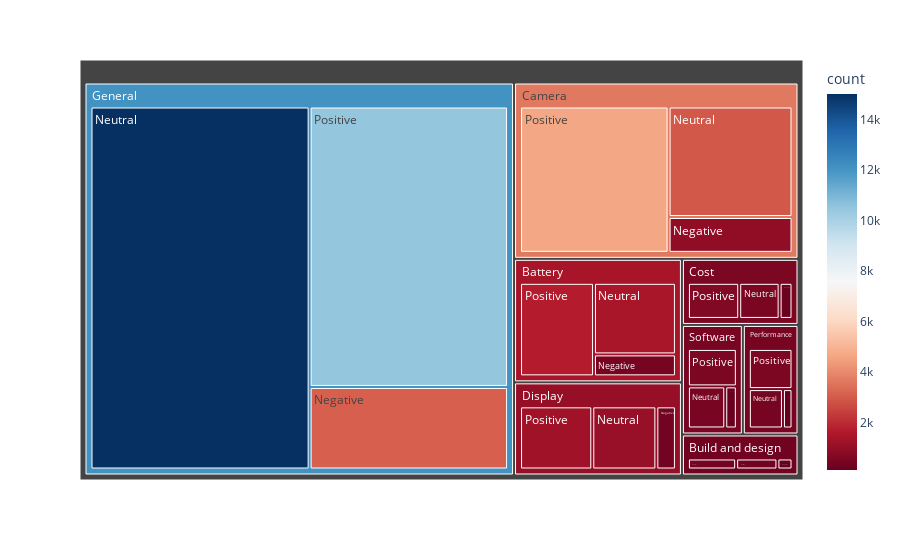

The notebook cell saved with this chart:
### Code cell
# Create a DataFrame for Category distribution
category_distribution = year_2022_df['Category'].value_counts().reset_index()
category_distribution.columns = ['Category', 'count']

# Create a DataFrame for Sentiment Label distribution
sentiment_distribution = year_2022_df.groupby(['Category', 'Sentiment Label']).size().reset_index(name='count')

# Create the TreeMap
fig = px.treemap(sentiment_distribution, 
                 path=['Category', 'Sentiment Label'], 
                 values='count', 
                 color_continuous_scale='RdBu',
                 color='count',
                 hover_data=['Category', 'Sentiment Label', 'count'])

fig.show()

### Figure 1 — Plotly figure (JSON) as saved in the notebook; plotly's stock layout.template omitted (floating-point values rounded to 4 significant figures)
{"data": [{"branchvalues": "total", "customdata": [["Battery", "Negative", 434, 434], ["Build and design", "Negative", 117, 117], ["Camera", "Negative", 947, 947], ["Cost", "Negative", 161, 161], ["Display", "Negative", 333, 333], ["General", "Negative", 3094, 3094], ["Performance", "Negative", 112, 112], ["Software", "Negative", 142, 142], ["Battery", "Neutral", 1415, 1415], ["Build and design", "Neutral", 374, 374], ["Camera", "Neutral", 2922, 2922], ["Cost", "Neutral", 505, 505], ["Display", "Neutral", 1090, 1090], ["General", "Neutral", 15026, 15026], ["Performance", "Neutral", 400, 400], ["Software", "Neutral", 457, 457], ["Battery", "Positive", 1668, 1668], ["Build and design", "Positive", 320, 320], ["Camera", "Positive", 4638, 4638], ["Cost", "Positive", 641, 641], ["Display", "Positive", 1229, 1229], ["General", "Positive", 10512, 10512], ["Performance", "Positive", 522, 522], ["Software", "Positive", 533, 533], ["Battery", "(?)", 1414.0, 1414.0], ["Build and design", "(?)", 315.6, 315.6], ["Camera", "(?)", 3638.0, 3638.0], ["Cost", "(?)", 529.3, 529.3], ["Display", "(?)", 1059.0, 1059.0], ["General", "(?)", 12080.0, 12080.0], ["Performance", "(?)", 430.4, 430.4], ["Software", "(?)", 453.3, 453.3]], "domain": {"x": [0, 1], "y": [0, 1]}, "hovertemplate": "labels=%{label}<br>count_sum=%{value}<br>parent=%{parent}<br>id=%{id}<br>Category=%{customdata[0]}<br>Sentiment Label=%{customdata[1]}<br>count=%{color}<extra></extra>", "ids": ["Battery/Negative", "Build and design/Negative", "Camera/Negative", "Cost/Negative", "Display/Negative", "General/Negative", "Performance/Negative", "Software/Negative", "Battery/Neutral", "Build and design/Neutral", "Camera/Neutral", "Cost/Neutral", "Display/Neutral", "General/Neutral", "Performance/Neutral", "Software/Neutral", "Battery/Positive", "Build and design/Positive", "Camera/Positive", "Cost/Positive", "Display/Positive", "General/Positive", "Performance/Positive", "Software/Positive", "Battery", "Build and design", "Camera", "Cost", "Display", "General", "Performance", "Software"], "labels": ["Negative", "Negative", "Negative", "Negative", "Negative", "Negative", "Negative", "Negative", "Neutral", "Neutral", "Neutral", "Neutral", "Neutral", "Neutral", "Neutral", "Neutral", "Positive", "Positive", "Positive", "Positive", "Positive", "Positive", "Positive", "Positive", "Battery", "Build and design", "Camera", "Cost", "Display", "General", "Performance", "Software"], "marker": {"coloraxis": "coloraxis", "colors": [434, 117, 947, 161, 333, 3094, 112, 142, 1415, 374, 2922, 505, 1090, 15026, 400, 457, 1668, 320, 4638, 641, 1229, 10512, 522, 533, 1414.0, 315.6, 3638.0, 529.3, 1059.0, 12080.0, 430.4, 453.3]}, "name": "", "parents": ["Battery", "Build and design", "Camera", "Cost", "Display", "General", "Performance", "Software", "Battery", "Build and design", "Camera", "Cost", "Display", "General", "Performance", "Software", "Battery", "Build and design", "Camera", "Cost", "Display", "General", "Performance", "Software", "", "", "", "", "", "", "", ""], "type": "treemap", "values": [434, 117, 947, 161, 333, 3094, 112, 142, 1415, 374, 2922, 505, 1090, 15026, 400, 457, 1668, 320, 4638, 641, 1229, 10512, 522, 533, 3517, 811, 8507, 1307, 2652, 28632, 1034, 1132]}], "layout": {"coloraxis": {"colorbar": {"title": {"text": "count"}}, "colorscale": [[0, "rgb(103,0,31)"], [0.1, "rgb(178,24,43)"], [0.2, "rgb(214,96,77)"], [0.3, "rgb(244,165,130)"], [0.4, "rgb(253,219,199)"], [0.5, "rgb(247,247,247)"], [0.6, "rgb(209,229,240)"], [0.7, "rgb(146,197,222)"], [0.8, "rgb(67,147,195)"], [0.9, "rgb(33,102,172)"], [1, "rgb(5,48,97)"]]}, "legend": {"tracegroupgap": 0}, "margin": {"t": 60}}}
